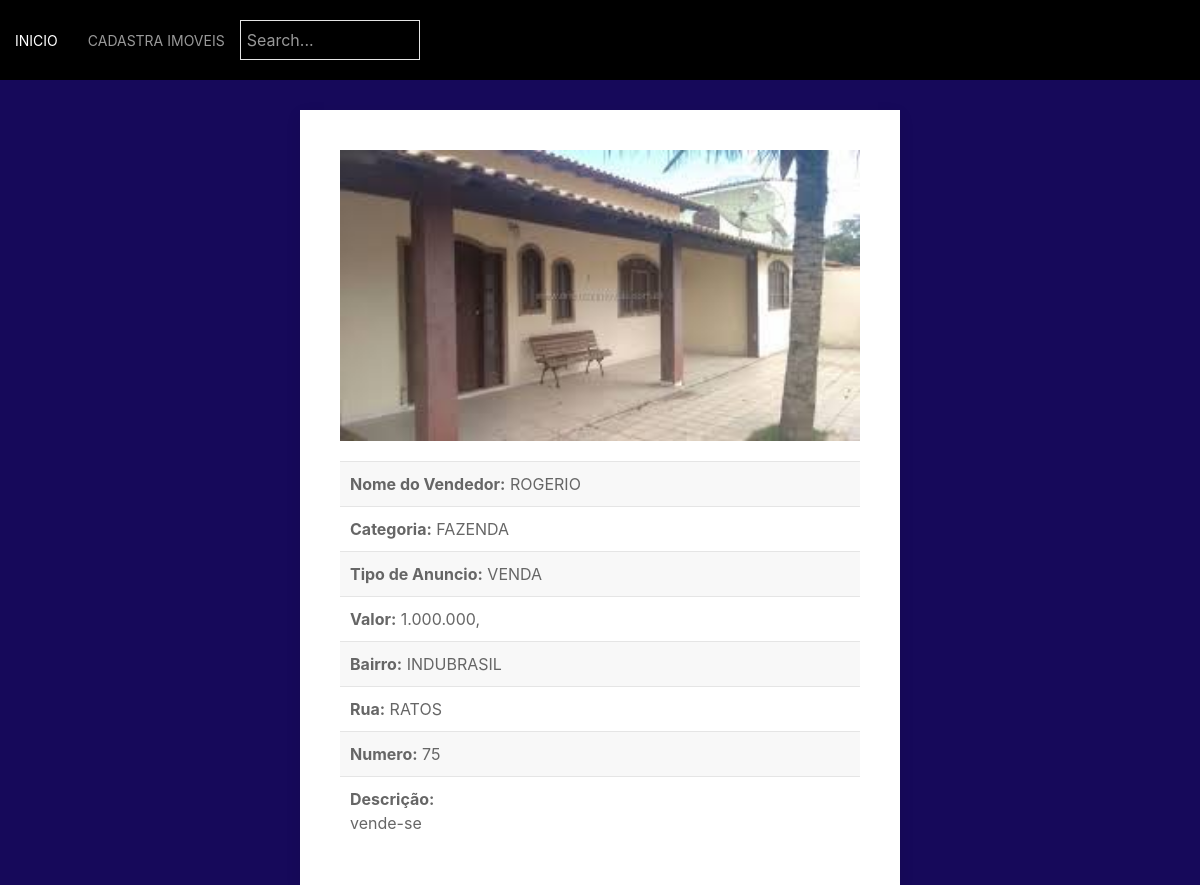
/BD/imovel.php?id=15, run on the app's committed database.
### tables this page shows
CREATE TABLE `imoveis` (
  `id_imovel` int(11) NOT NULL,
  `nome_do_vendedor` varchar(50) DEFAULT NULL,
  `bairro` varchar(20) DEFAULT NULL,
  `rua` varchar(50) DEFAULT NULL,
  `numero` varchar(6) DEFAULT NULL,
  `telefone` varchar(16) DEFAULT NULL,
  `imagem` varchar(30) DEFAULT NULL,
  `categoria` varchar(17) DEFAULT NULL,
  `tipo_de_anuncio` varchar(10) DEFAULT NULL,
  `valor` varchar(10) DEFAULT NULL,
  `descricao` varchar(250) DEFAULT NULL,
  `email` varchar(70) DEFAULT NULL
);

### BD/imovel.php (the view, shortened to what this page needs)
<?php
	include_once 'includes/processos_php/conexao.php';
	if (isset($_GET['id'])) {
		$id = mysqli_escape_string($conexao, $_GET['id']);
		$sql = "SELECT * FROM imoveis WHERE id_imovel = '$id'";
		$query = mysqli_query($conexao, $sql);
		$dados_imovel = mysqli_fetch_array($query);
	}
?>
<!DOCTYPE html>
<html>
<head>
	<?php
		include_once 'head.php';
	 ?>
</head>
<body>
	<?php
		include_once 'menu.php'
	?>
	<div class="uk-card uk-align-center uk-card-default uk-card-body uk-width-1-2@m">
		<div class="uk-margin">
			<img src="includes/processos_php/foto/<?php echo $dados_imovel['imagem']; ?>" style="width:100%;height: 100%;">
		</div>
		<ul class="uk-list uk-list-striped">
			<li>
				<div class="uk-margin">
					<strong>Nome do Vendedor:</strong> <?php echo mb_strtoupper($dados_imovel['nome_do_vendedor']); ?>
				</div>
			</li>
			<li>
				<div class="uk-margin">
					<strong>Categoria:</strong> <?php echo mb_strtoupper($dados_imovel['categoria']); ?>
				</div>
			</li>
			<li>
				<div class="uk-margin">
					<strong>Tipo de Anuncio:</strong> <?php echo mb_strtoupper($dados_imovel['tipo_de_anuncio']); ?>
				</div>
			</li>
			<li>
				<div class="uk-margin">
					<strong>Valor:</strong> <?php echo mb_strtoupper($dados_imovel['valor']); ?>
				</div>
			</li>
			<li>
				<div class="uk-margin">
					<strong>Bairro:</strong> <?php echo mb_strtoupper($dados_imovel['bairro']); ?>
				</div>
			</li>
			<li>
				<div class="uk-margin">
					<strong>Rua:</strong> <?php echo mb_strtoupper($dados_imovel['rua']); ?>
				</div>
			</li>
			<li>
				<div class="uk-margin">
					<strong>Numero:</strong> <?php echo mb_strtoupper($dados_imovel['numero']); ?>
				</div>
			</li>
			<li>
				<div class="uk-margin">
					<strong>Descrição:</strong><br> <?php echo ($dados_imovel['descricao']); ?>
				</div>
			</li>
		</ul>
</body>
</html>

### data on the page
imoveis: imagem (picture), nome_do_vendedor "ROGERIO", categoria "FAZENDA", tipo_de_anuncio "VENDA", valor "1.000.000,", bairro "INDUBRASIL", rua "RATOS", numero "75", descricao "vende-se"
